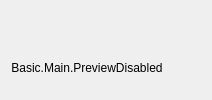
  <widget class="QWidget" name="centralwidget">
   <layout class="QVBoxLayout" name="verticalLayout">
    <item>
     <widget class="QLabel" name="label">
      <property name="minimumSize">
       <size>
        <width>0</width>
        <height>30</height>
       </size>
      </property>
      <property name="styleSheet">
       <string notr="true">image: url(:/res/images/clive.png);</string>
      </property>
      <property name="text">
       <string/>
      </property>
     </widget>
    </item>
    <item>
     <layout class="QHBoxLayout" name="horizontalLayout_2">
      <item>
       <widget class="QLabel" name="previewDisabledLabel">
        <property name="sizePolicy">
         <sizepolicy hsizetype="Expanding" vsizetype="Expanding">
          <horstretch>0</horstretch>
          <verstretch>0</verstretch>
         </sizepolicy>
        </property>
        <property name="contextMenuPolicy">
         <enum>Qt::CustomContextMenu</enum>
        </property>
        <property name="text">
         <string>Basic.Main.PreviewDisabled</string>
        </property>
        <property name="alignment">
         <set>Qt::AlignCenter</set>
        </property>
       </widget>
      </item>
      <item>
       <layout class="QHBoxLayout" name="previewLayout">
        <property name="spacing">
         <number>2</number>
        </property>
        <item>
         <layout class="QVBoxLayout" name="previewTextLayout">
          <property name="spacing">
           <number>4</number>
          </property>
          <item>
           <widget class="OBSBasicPreview" name="preview" native="true">
            <property name="sizePolicy">
             <sizepolicy hsizetype="Expanding" vsizetype="Expanding">
              <horstretch>0</horstretch>
              <verstretch>0</verstretch>
             </sizepolicy>
            </property>
            <property name="minimumSize">
             <size>
              <width>32</width>
              <height>32</height>
             </size>
            </property>
            <property name="focusPolicy">
             <enum>Qt::ClickFocus</enum>
            </property>
            <property name="contextMenuPolicy">
             <enum>Qt::CustomContextMenu</enum>
            </property>
            <addaction name="actionRemoveSource"/>
           </widget>
          </item>
         </layout>
        </item>
       </layout>
      </item>
     </layout>
    </item>
   </layout>
  </widget>
